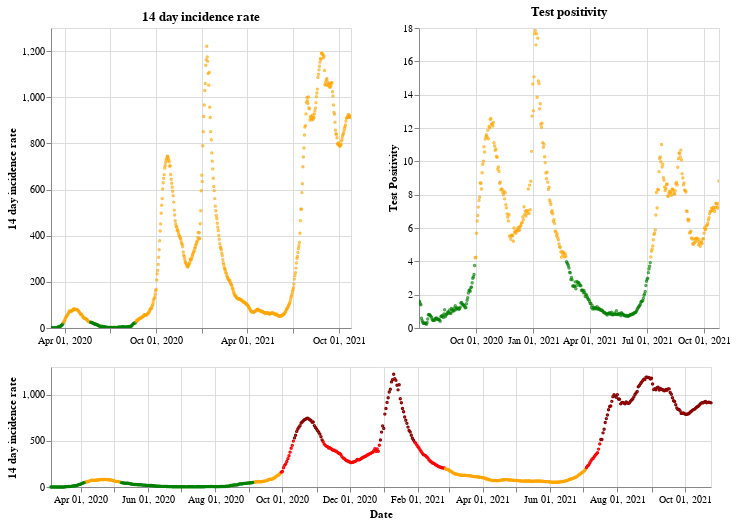

Write notebook code for a chart like this one.
### Markdown cell above
## Northern Ireland

### Code cell
plot_traffic_light('Northern Ireland')

### Figure 1 — Vega-Lite specification as saved in the notebook (floating-point values rounded to 4 significant figures; data arrays with more than 128 entries replaced by an {"elided": "..."} marker saying what was removed)
{"config": {"view": {"continuousWidth": 400, "continuousHeight": 300}}, "vconcat": [{"hconcat": [{"mark": {"type": "point", "size": 2}, "encoding": {"color": {"condition": {"value": "green", "test": "(datum.twoWeeklyCasesRate <= 25)"}, "value": "orange"}, "tooltip": [{"type": "nominal", "field": "areaName"}, {"type": "temporal", "field": "date"}, {"type": "quantitative", "field": "twoWeeklyCasesRate"}, {"type": "quantitative", "field": "testPositivity"}], "x": {"type": "temporal", "axis": {"title": ""}, "field": "date", "scale": {"domain": {"selection": "DateBrush"}}, "timeUnit": "yearmonthdate"}, "y": {"type": "quantitative", "axis": {"title": "14 day incidence rate"}, "field": "twoWeeklyCasesRate"}}, "title": "14 day incidence rate", "width": 300}, {"mark": {"type": "point", "size": 2}, "encoding": {"color": {"condition": {"value": "green", "test": "(datum.testPositivity <= 4)"}, "value": "orange"}, "tooltip": [{"type": "nominal", "field": "areaName"}, {"type": "temporal", "field": "date"}, {"type": "quantitative", "field": "twoWeeklyCasesRate"}, {"type": "quantitative", "field": "testPositivity"}], "x": {"type": "temporal", "axis": {"title": ""}, "field": "date", "scale": {"domain": {"selection": "DateBrush"}}, "timeUnit": "yearmonthdate"}, "y": {"type": "quantitative", "axis": {"title": "Test Positivity"}, "field": "testPositivity"}}, "title": "Test positivity", "width": 300}]}, {"layer": [{"mark": {"type": "point", "size": 2}, "encoding": {"color": {"condition": {"value": "orange", "test": "(((datum.testPositivity < 4) && (datum.twoWeeklyCasesRate >= 50)) && (datum.twoWeeklyCasesRate < 200))"}, "value": "red"}, "opacity": {"condition": {"value": 1, "test": "((datum.twoWeeklyCasesRate >= 50) && (datum.twoWeeklyCasesRate < 500))"}, "value": 0}, "tooltip": [{"type": "nominal", "field": "areaName"}, {"type": "temporal", "field": "date"}, {"type": "quantitative", "field": "twoWeeklyCasesRate"}, {"type": "quantitative", "field": "testPositivity"}], "x": {"type": "temporal", "axis": {"title": "Date"}, "field": "date", "timeUnit": "yearmonthdate"}, "y": {"type": "quantitative", "axis": {"title": "14 day incidence rate"}, "field": "twoWeeklyCasesRate"}}, "selection": {"DateBrush": {"type": "interval", "encodings": ["x"], "fields": ["Time"]}}}, {"mark": {"type": "point", "size": 2}, "encoding": {"color": {"value": "darkred"}, "opacity": {"condition": {"value": 1, "test": "(datum.twoWeeklyCasesRate >= 500)"}, "value": 0}, "tooltip": [{"type": "nominal", "field": "areaName"}, {"type": "temporal", "field": "date"}, {"type": "quantitative", "field": "twoWeeklyCasesRate"}, {"type": "quantitative", "field": "testPositivity"}], "x": {"type": "temporal", "axis": {"title": "Date"}, "field": "date", "timeUnit": "yearmonthdate"}, "y": {"type": "quantitative", "axis": {"title": "14 day incidence rate"}, "field": "twoWeeklyCasesRate"}}}, {"mark": {"type": "point", "size": 2}, "encoding": {"color": {"condition": {"value": "green", "test": "((datum.testPositivity < 4) && (datum.twoWeeklyCasesRate < 50))"}, "value": "orange"}, "opacity": {"condition": {"value": 1, "test": "(datum.twoWeeklyCasesRate < 50)"}, "value": 0}, "tooltip": [{"type": "nominal", "field": "areaName"}, {"type": "temporal", "field": "date"}, {"type": "quantitative", "field": "twoWeeklyCasesRate"}, {"type": "quantitative", "field": "testPositivity"}], "x": {"type": "temporal", "axis": {"title": "Date"}, "field": "date", "timeUnit": "yearmonthdate"}, "y": {"type": "quantitative", "axis": {"title": "14 day incidence rate"}, "field": "twoWeeklyCasesRate"}}}], "height": 120, "width": 660}], "data": {"name": "data-9b04e4aaf62ae81fb9b14f1ef14bdfff"}, "$schema": "https://vega.github.io/schema/vega-lite/v4.8.1.json", "datasets": {"data-9b04e4aaf62ae81fb9b14f1ef14bdfff": {"elided": "600 records"}}}
